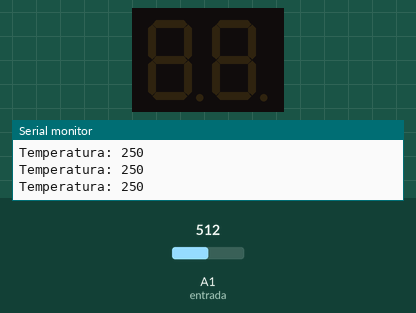
Simulated run of this sketch. Board: Arduino Mega 2560, built with avr-gcc and run on an emulated ATmega2560. Shown: 2-digit seven-segment display, the last lines printed to the serial monitor. Wiring (inferred from the names in the program): 2-digit 7-segment display, segments lit when HIGH: segments pin 38, pin 36, pin 34, pin 46, pin 48, pin 42, pin 44; digit selects pin 24, pin 26. Inputs (shaded band) come from the test bench; at power-on: A1 (entrada) = 512. The segment pins are drawn as the display they are named for.

Above: at 1.2 s.
1.3 s: A1 (entrada) set to 215
2.8 s: A1 (entrada) set to 204
At 3.2 s:
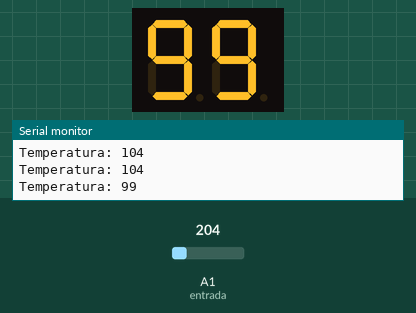
5.8 s: A1 (entrada) set to 122
At 6.7 s:
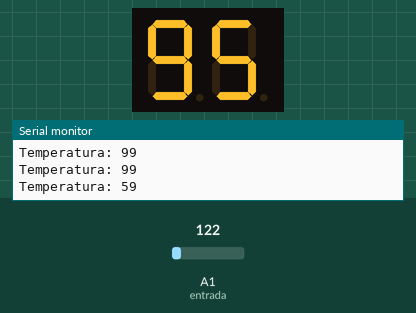
8.8 s: A1 (entrada) set to 120
At 9.3 s:
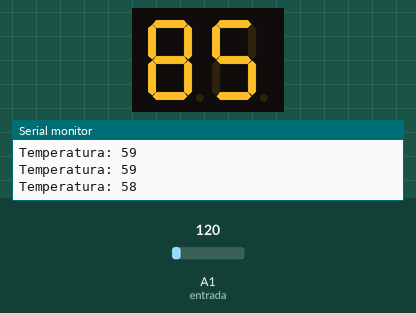
11.8 s: A1 (entrada) set to 90
At 13.6 s:
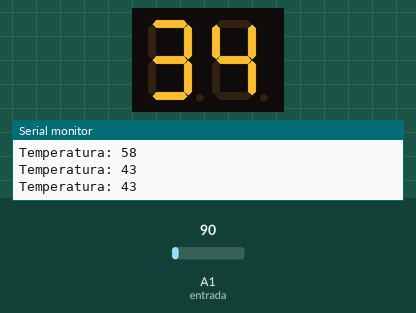
14.8 s: A1 (entrada) set to 91
At 16.2 s:
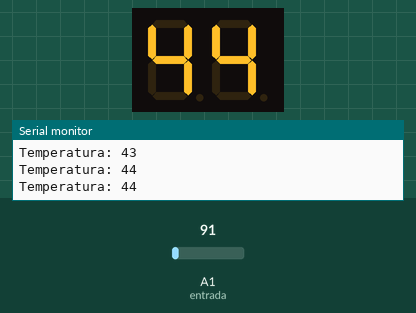
Timing chart, 0 to 17.8 s (numbered marks = the images above; inputs shaded):
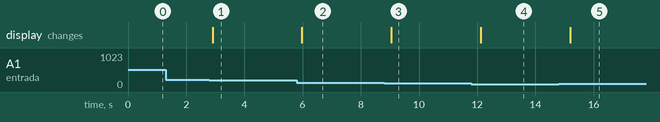

Measured:
- after the input at 2.8 s, the display: changes after 0.10 s (image 1)
- after the input at 5.8 s, the display: changes after 0.17 s (image 2)
- after the input at 8.8 s, the display: changes after 0.24 s (image 3)
- after the input at 11.8 s, the display: changes after 0.33 s (image 4)
- after the input at 14.8 s, the display: changes after 0.40 s (image 5)

The sketch:

DISPLAY7SEGMENTOSMULTIPLEX.ino
```cpp
int pines [7] = {38,36,34,46,48,42,44};

int display1 = 24, display2 = 26;

int entrada = A1;

int display7 [16] [7] = {
  {1,1,1,1,1,1,0}, //0
  {0,1,1,0,0,0,0},//1
  {1,1,0,1,1,0,1},//2
  {1,1,1,1,0,0,1},//3
  {0,1,1,0,0,1,1},//4
  {1,0,1,1,0,1,1},//5
  {1,0,1,1,1,1,1},//6
  {1,1,1,0,0,0,0},//7
  {1,1,1,1,1,1,1},//8
  {1,1,1,1,0,1,1},//9
  {1,1,1,0,1,1,1},//A
  {0,0,1,1,1,1,1},//b
  {1,0,0,1,1,1,0},//C
  {0,1,1,1,1,0,1},//d
  {1,0,0,1,1,1,1},//E
  {1,0,0,0,1,1,1} //F
  };

void setup() {
  // put your setup code here, to run once:
  for (int z = 0; z < 7; z++){
    pinMode(pines[z], OUTPUT);
  }

  for (int z = 0; z < 7; z++){
    digitalWrite(pines[z], LOW);
  }

  pinMode(display1, OUTPUT);
  pinMode(display2, OUTPUT);

  pinMode(entrada, INPUT);

  Serial.begin(9600);

}

void loop() {
  // put your main code here, to run repeatedly:

  int temperatura = analogRead(entrada);

  temperatura = (5.0 * temperatura * 100.0) / 1024.0;
  Serial.print("Temperatura: ");
  Serial.println(temperatura);

  if (temperatura < 100){

    int arreglo[2];
    for (int i = 2; i >= 0; i--) {
      arreglo[i] = temperatura % 10;
      temperatura /= 10;
    }

    for (int contador = 0; contador <= 50; contador ++){
      digitalWrite(display1, HIGH);
      digitalWrite(display2, LOW);
      for (int y = 0; y < 7; y++){
        digitalWrite(pines[y], display7[arreglo[1]][y]);
      }
      delay(10);
      digitalWrite(display1, LOW);
      digitalWrite(display2, HIGH);
      for (int y = 0; y < 7; y++){
        digitalWrite(pines[y], display7[arreglo[2]][y]);
      }
      delay(10);
    }
  }
}
```
